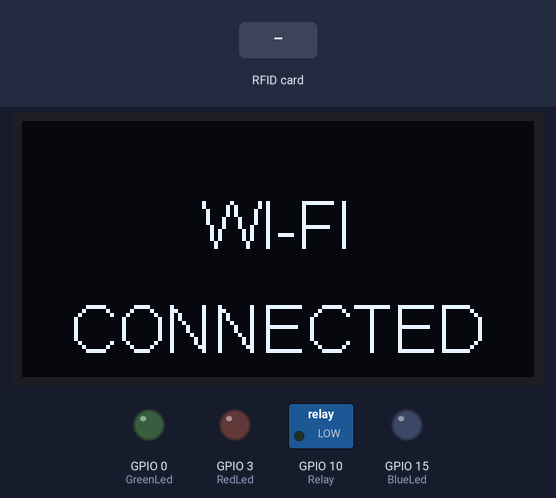
Simulated run of this sketch. Board: ESP8266 (NodeMCU). Parts: 128×64 one-colour display, switched loads named in the sketch (green lamp = pin HIGH), output pins drawn as LEDs (lit = HIGH). The test bench sets the inputs (shaded band). WiFi joins after 1.5 s; servers stay silent unless stated; uploads are accepted with an empty reply; what the sketch prints to the serial monitor is not drawn.

Above: at 1.6 s.
8.8 s: RFID card 5E 7A 19 C4 held to the reader
At 10.8 s:
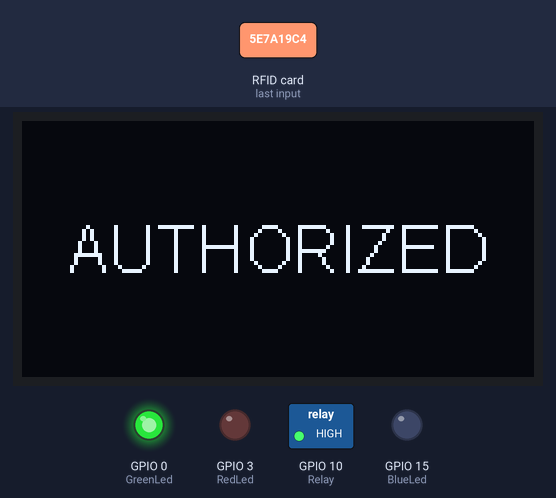
At 16.3 s:
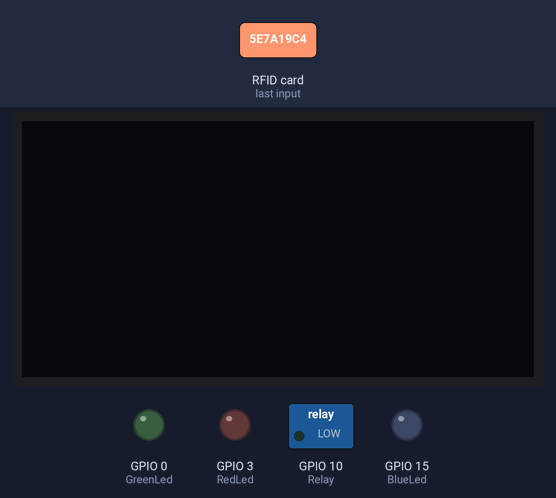
Timing chart, 0 to 17.5 s (numbered marks = the images above; inputs shaded):
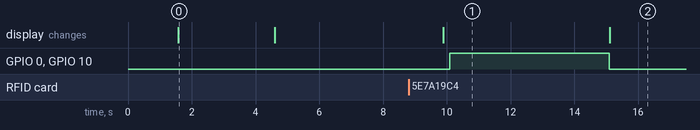

The sketch:

DoorLockRFID.ino
```cpp
// Wireless RFID Door reader w/ MQTT & Domoticz support
// Forked from LUIS SANTOS & RICARDO VEIGA https://www.instructables.com/id/Wireless-RFID-Door-Lock-Using-Nodemcu/
// July 30, 2019
//
// Code Revision October 8, 2019 by John Rogers john at wizworks dot net   http://wizworks.net/keyless-entry
//
#include <U8x8lib.h>
#include <U8g2lib.h>
#include <Wire.h>
#include <SSD1306.h>
#include <MFRC522.h>
#include <SPI.h>
#include <ESP8266WiFi.h>
#include <WiFiClient.h>
#include <ESP8266WebServer.h>
#include <ESP8266HTTPClient.h>

#define RST_PIN 20 // RST-PIN for RC522 - RFID - SPI - Module GPIO15
#define SS_PIN  2  // SDA-PIN for RC522 - RFID - SPI - Module GPIO2
MFRC522 mfrc522(SS_PIN, RST_PIN);   // Create MFRC522 instance

#define Relay 10
#define BlueLed 15
#define GreenLed 0
#define RedLed 3

SSD1306  display(0x3c, 4, 5);

// Wireless name and password
const char* ssid        = "";               // replace with your wireless network name
const char* password    = "";               // replace with your wireless network password

// Remote Host running fobcheck
String host = "";
String url = "";

String tag= "";  // Card read tag declaration
int time_buffer = 5000; // amount of time in miliseconds that the relay will remain open

void setup() {
  pinMode(Relay, OUTPUT);
  digitalWrite(Relay,0);

  display.init();
  display.flipScreenVertically();
  display.setContrast(255);

  Serial.begin(115200);    // Initialize serial communications
  SPI.begin();           // Init SPI bus
  mfrc522.PCD_Init();    // Init MFRC522
  mfrc522.PCD_SetAntennaGain(0xFF);

  // We start by connecting to a WiFi network

  Serial.println("Connecting to ");
  Serial.println(ssid);

  WiFi.begin(ssid, password);

  while (WiFi.status() != WL_CONNECTED) {
    delay(500);
    Serial.print(".");
  }
  wifi_connected();
  Serial.println("");
  Serial.println("WiFi connected");
  Serial.println("IP address: ");
  Serial.println(WiFi.localIP());
  leds_off();
  delay(3000);

}

void leds_off() {
  analogWrite(BlueLed, 0);   // turn the LED off
  analogWrite(GreenLed, 0);   // turn the LED off
  analogWrite(RedLed, 0);   // turn the LED off
  display.clear();
  display.display();
}

  //client.publish(outTopic, "{\"command\" : \"addlogmessage\", \"message\" : \"INVALID DOOR TAG PRESENT\" }");  // LOG status to Domoticz when rejected tag is scanned.

void foneIn() {
  HTTPClient http;    //Declare object of class HTTPClient
  // Post Tag to Connector
  String postData = "search=" + tag;
  http.begin("http://" + host + url);
  http.addHeader("Content-Type", "application/x-www-form-urlencoded");

  int httpCode = http.POST(postData);   //Send the request
  String payload = http.getString();    //Get the response payload

  Serial.println(httpCode);   //Print HTTP return code
  Serial.println(payload);    //Print request response payload

  http.end();  //Close connection
}

void process() {
  // Align text vertical/horizontal center
  display.clear();
  display.setTextAlignment(TEXT_ALIGN_CENTER_BOTH);
  display.setFont(ArialMT_Plain_16);
  display.drawString(display.width()/2, display.height()/2, "AUTHORIZED");
  display.display();
  foneIn();
  analogWrite(GreenLed, 767);   // turn the Green LED on
  digitalWrite(Relay,1);
  delay(time_buffer);              // wait for a second
  digitalWrite(Relay,0);
  leds_off();
}

void wifi_connected () {
  // Align text vertical/horizontal center
  display.clear();
  display.setTextAlignment(TEXT_ALIGN_CENTER_BOTH);
  display.setFont(ArialMT_Plain_16);
  display.drawString(display.width()/2, 10+ display.height()/4, "WI-FI");
  display.drawString(display.width()/2, 20+ display.height()/2, "CONNECTED");
  display.display();
  delay(3000);
}

void connection_failed() {
  // Align text vertical/horizontal center
  display.clear();
  display.setTextAlignment(TEXT_ALIGN_CENTER_BOTH);
  display.setFont(ArialMT_Plain_16);
  display.drawString(display.width()/2, 10+ display.height()/4, "CONNECTION");
  display.drawString(display.width()/2, 20+ display.height()/2, "FAILED");
  display.display();
  delay(3000);
  leds_off();
}

// Helper routine to dump a byte array as hex values to Serial
void dump_byte_array(byte *buffer, byte bufferSize) {
  for (byte i = 0; i < bufferSize; i++) {
    Serial.print(buffer[i] < 0x10 ? " 0" : " ");
    Serial.print(buffer[i], HEX);
  }
}

void loop() {
//  client.loop();
  //int authorized_flag = 0;
  // Look for new cards
  if ( ! mfrc522.PICC_IsNewCardPresent()) {
    delay(50);
    return;
  }
  // Select one of the cards
  if ( ! mfrc522.PICC_ReadCardSerial()) {
    delay(50);
    return;
  }

////-------------------------------------------------RFID----------------------------------------------

  // Shows the card ID on the serial console
  tag= "";  // clear tag contents before each read
  for (byte i = 0; i < mfrc522.uid.size; i++)
  {
     tag.concat(String(mfrc522.uid.uidByte[i] < 0x10 ? " 0" : " "));
     tag.concat(String(mfrc522.uid.uidByte[i], HEX));
  }
  Serial.println();
  tag.trim();
  tag.toUpperCase();
  Serial.println("Card Read: " + tag);

////-------------------------------------------------SERVER----------------------------------------------

  delay(1000);
  Serial.println("SENDING");
  process();
  tag= "";
}
```

Measured:
- after the input at 8.8 s, GPIO 0 (GreenLed), GPIO 10 (Relay): LOW → HIGH after 1.3 s, → LOW 5.0 s later; the display: changes after 1.1 s (image 1)
- what the display in image 0 shows lasts 3.0 s, from 1.6 s to 4.6 s
- what the display in image 1 shows lasts 5.2 s, from 9.9 s to 15.1 s
